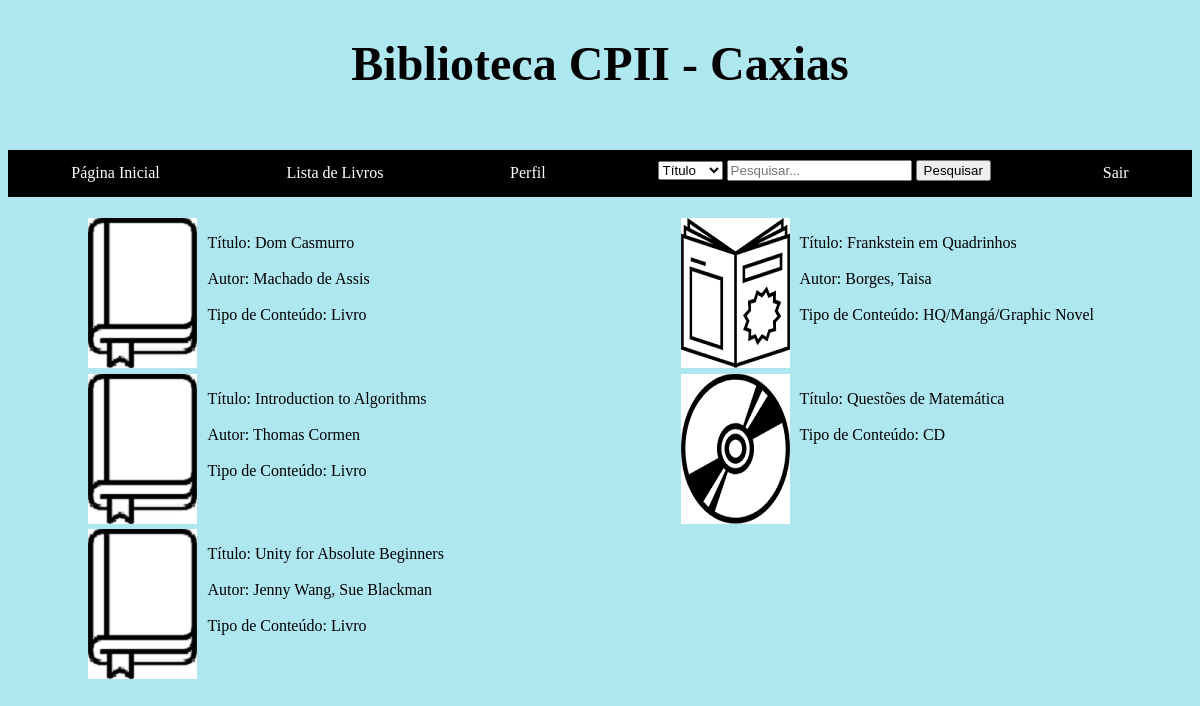
Screenshot of /Alexandr_IA/Livro/listagemDeLivros.php with the database file from the repository.
### tables this page shows
CREATE TABLE livro(

    id INT NOT NULL PRIMARY KEY AUTO_INCREMENT,
    autor VARCHAR(255) NOT NULL,
    titulo VARCHAR(127) NOT NULL,
    edicao VARCHAR(31) NOT NULL,
    editora VARCHAR(31),
    volume VARCHAR(15),
    exemplar INT NOT NULL,
	  classificacao VARCHAR(34) NOT NULL,
	  aquisicao DATE NOT NULL,
	  observacao VARCHAR(144)

);

### Alexandr_IA/Modelo/TabelaLivros.php (called while the page is built, shortened)
<?php
	function PesquisaLivro($string, $tipo){
		$bd = CriaConexãoBd();
		if($tipo == 'pp_titulo'){
			$sql = $bd -> prepare("SELECT id, titulo, autor FROM livro WHERE titulo LIKE :string ORDER BY titulo ASC");
			$sql -> bindValue(':string', '%'.$string.'%');
			$sql -> execute();
			$sql = $sql -> fetchAll();
			return ($sql);
		}
	}
	function VerificaTipo($id){
		$bd = CriaConexãoBd();
		$sql = $bd -> prepare('SELECT observacao FROM livro WHERE id = :id');
		$sql -> bindValue(':id', $id);
		$sql -> execute();
		$sql = $sql -> fetch();
		$tipo = trim($sql['observacao']);
		return $tipo;
	}
	function HQ($id){
		$bd = CriaConexãoBd();
		$sql = $bd -> prepare('SELECT classificacao FROM livro WHERE classificacao LIKE :string AND id = :id');
		$sql -> bindValue(':string', '741.5%');
		$sql -> bindValue(':id', $id);
		$sql -> execute();
		$sql = $sql -> fetch();
		$sql = $sql['classificacao'];
		return($sql);
	}
?>

### Alexandr_IA/Livro/listagemDeLivros.php (the view, shortened to what this page needs)
<?php
	require_once('../Modelo/TabelaLivros.php');
	if( array_key_exists('stringPesquisada', $_REQUEST) == false){
		$listaLivros = PesquisaLivro('', 'pp_titulo');
	}
?>
<html>
	<head>
		<link rel="stylesheet" type="text/css" href="../ArquivosStyle/FolhaDeEstilo.css">
	</head>
	<body>
		<h1>Biblioteca CPII - Caxias</h1>
		<div class="barra">
			<ul>
				<li>
					<a href="../PaginaInicial/PaginaInicial.php">Página Inicial</a>
				</li>
				<li>
					<a href="../Livro/listagemDeLivros.php">Lista de Livros</a>
				</li>
				<li>
					<a href="../Perfil/perfil.php">Perfil</a>
				</li>
				<div style="display: inline-block; margin-top:0.6%;">
				<form method="post" action="listagemDeLivros.php">
					<select name="tipoConsulta">
						<option value="pp_titulo">Título</option>
					</select>
					<input name="stringPesquisada" style="margin-top: 0.8%;" type="text" placeholder="Pesquisar...">
					<input type="submit" value="Pesquisar">
				</form>
			</div>
				<li style="float: right;">
					<a id = "sair" href="../Controlador/sair.php">Sair</a>
				</li>
			</ul>
		</div>
		<div id="parte_esquerda">
			<?php
				$listaEsquerda = [];
				$listaDireita = [];
				for($i = 0; $i < count($listaLivros); $i++){
					if( ($i % 2) == 0){
						$listaEsquerda[] = $listaLivros[$i];
					} else {
						$listaDireita[] = $listaLivros[$i];
					}
				}
				foreach($listaEsquerda as $livro){
					$tipo = VerificaTipo($livro['id']);
					$img = null;
					if($tipo == 'CD'){
						$img = $tipo;
					} else if($tipo == 'DVD') {
						$img = $tipo;
					} else if($tipo == 'Cordel'){
						$img = $tipo;
					} else if($tipo == 'Braille'){
						$img = $tipo;
					} else if($tipo == 'Audiolivro'){
						$img = $tipo;
					} else if($tipo == 'Edição com fonte ampliada'){
						$img = 'fonteAmpliada';
					} else if( HQ($livro['id']) == true ){
						$img = 'hq';
						$tipo = 'HQ/Mangá/Graphic Novel';
					} else {
						$img = 'livro';
						$tipo = 'Livro';
					}
			?>
			<div class="exibicaoLivro">
				<a href="detalhesLivro.php?idLivro=<?php echo($livro['id']); ?>">
					<img src="../Imagens/Reduzidas/icon_<?php echo(strtolower($img)); ?>.png">
				</a>
				<div class="conteudo">
					<ul>
						<li><?php echo('Título: '.$livro['titulo']);?></li>
						<br>
						<?php if(empty($livro['autor']) == false){
							echo('<li> Autor: '.$livro['autor'].'</li> <br>');
						}?>
						<li><?php echo('Tipo de Conteúdo: '.$tipo);?></li>
				</div>
			</div>
			<?php
				}
			?>
		</div>
		<div id="parte_direita">
			<?php
				foreach($listaDireita as $livro){
					$tipo = VerificaTipo($livro['id']);
					$img = null;
					if($tipo == 'CD'){
						$img = $tipo;
					} else if($tipo == 'DVD') {
						$img = $tipo;
					} else if($tipo == 'Cordel'){
						$img = $tipo;
					} else if($tipo == 'Braille'){
						$img = $tipo;
					} else if($tipo == 'Audiolivro'){
						$img = $tipo;
					} else if($tipo == 'Edição com fonte ampliada'){
						$img = 'fonteAmpliada';
					} else if( HQ($livro['id']) == true ){
						$img = 'hq';
						$tipo = 'HQ/Mangá/Graphic Novel';
					} else {
						$img = 'livro';
						$tipo = 'Livro';
					}
			?>
			<div class="exibicaoLivro">
				<a href="detalhesLivro.php?idLivro=<?php echo($livro['id']); ?>">
					<img src="../Imagens/Reduzidas/icon_<?php echo(strtolower($img)); ?>.png">
				</a>
				<div class="conteudo">
					<ul>
						<li><?php echo('Título: '.$livro['titulo']);?></li>
						<br>
						<?php if(empty($livro['autor']) == false){
							echo('<li> Autor: '.$livro['autor'].'</li> <br>');
						}?>
						<li><?php echo('Tipo de Conteúdo: '.$tipo);?></li>
				</div>
			</div>
			<?php
				}
			?>
		</div>
	</body>
</html>

### Alexandr_IA/ArquivosStyle/FolhaDeEstilo.css (style rules this page uses)
body { margin-top:10%; background-color: rgb(174,231,240); text-align: center; }
h1 { font-size: 48px; margin-bottom: -10px; }

### Alexandr_IA/Livro/listagemDeLivros.php (style rules this page uses)
h1 { margin-bottom: 2%; }
body { margin-top: 3%; }
#sair { float: right; margin-left: 30%; color: white; }
.exibicaoLivro { display: inline-block; float: left; margin-left: 4%; margin-top: 1%; width: 100%; }
.exibicaoLivro a { float: left; }
.conteudo { display: flex; float: left; }
.conteudo li { list-style-type:none; text-align: left; }
.conteudo ul { padding-left: 10px; }
.barra li { float: left; padding-right: 4%; padding-left: 4%; }
.barra li a { display: block; color: white; text-align: center; padding: 14px 16px; text-decoration: none; }
.barra ul { list-style-type: none; margin-top: 5%; padding: 0; overflow: hidden; background-color: #000000; display: block; }
#parte_esquerda { float: left; width: 45%; margin-left: 5%; }
#parte_direita { float: right; width: 45%; }

### rows the page displays
livro: titulo "Dom Casmurro", autor "Machado de Assis", tipo "Livro"
livro: titulo "Introduction to Algorithms", autor "Thomas Cormen", tipo "Livro"
livro: titulo "Unity for Absolute Beginners", autor "Jenny Wang, Sue Blackman", tipo "Livro"
livro: shows a picture, titulo "Frankstein em Quadrinhos", autor "Borges, Taisa", tipo "HQ/Mangá/Graphic Novel"
livro: shows a picture, titulo "Questões de Matemática", tipo "CD"
